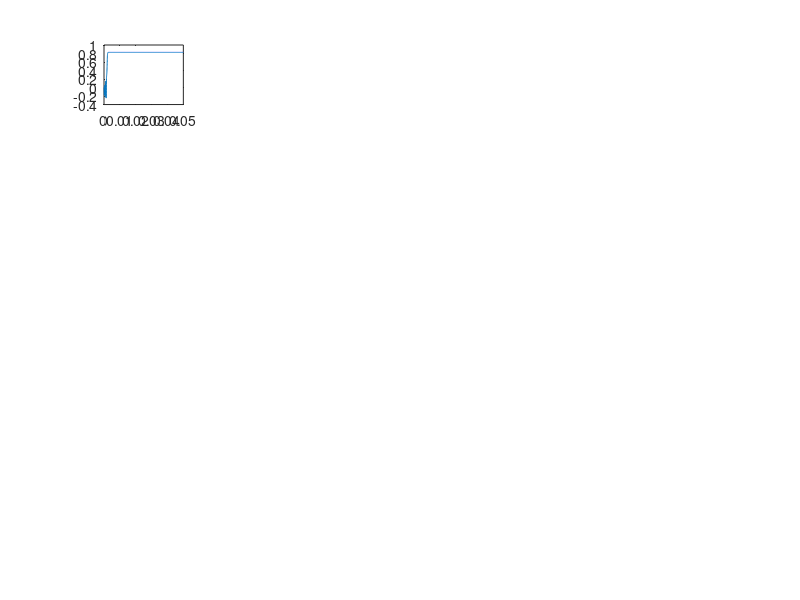

Write MATLAB code to recreate this figure. (Note: this script raises an error after producing the figure.)
function mindlinmodel
% This is an implementation of the model of vocal production from:
% Reconstruction of physiological instructions from Zebra finch song
% Perl, Arneodo, Amador, Goller, and Mindlin
% Physical Review E 85, 051909 (2011)

% This function numerically integrates the "Normal Form" of the equations 
% for the movement of the syringeal labia. It does not include the 
% helmholtz resonator model of the vocal tract yet.

% NOTE: There is a sign mistake in the equation in the paper by Perl et al.
% See Amador et al. 2013 Figure 1 for the correct equation and Figure 2d to
% see where zebra finch songs fall in the parameter space.


alist = 0.02:0.02:0.10;% represents air sac pressure
blist = 0.12:0.02:0.20;% represents tension of the ventral syringeal muscle

clf
p = 0;
for ia = 1:length(alist)
    for ib = 1:length(blist)
        p = p + 1;
        subplot(length(alist), length(blist), p)
        helper_simulate(alist(ia), blist(ib));
        
        if ib > 1
            set(gca, 'YTick', [])
            ylabel('')
        end
        if ia < length(alist)
            set(gca, 'XTick', [])
            xlabel('')
        end
    end
end

function helper_simulate(alpha,beta)
dur = 50e-3; % duration of simulation (seconds)
fs = 40e3; % 40 kHz sampling rate
gamma = 24000; % This parameter was determined by Perl et al. to be the same for all birds tested, so we use their value
y0 = [0;0]; % initial condition

dxdt = @(t,x,y) y;
dydt = @(t,x,y) -alpha*gamma^2 - beta*gamma^2*x - gamma^2*x^3 - gamma*x^2*y + gamma^2*x^2 - gamma*x*y;
% Here the parameters alpha and beta are constant in time, but to make a
% song they would change as a function of time.

odefun = @(t,y) [dxdt(t,y(1),y(2)); dydt(t,y(1),y(2))];

tspan = 0:(1/fs):dur;
[T,Y] = ode23(odefun, tspan, y0);

plot(T,Y(:,1))
displaySpecgramQuick(Y(:,1),fs)
title(sprintf('\\alpha = %g \\beta = %g', alpha, beta))
